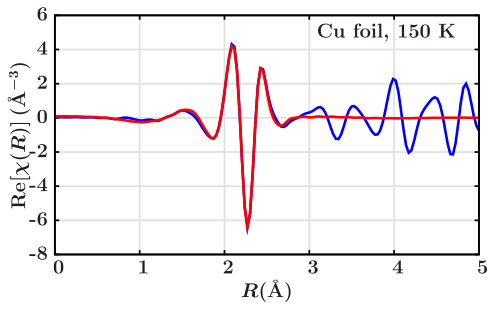

Source code (gnuplot):
load 'base_real.gp'

set label 1 ' Cu foil, 150 K ' at 3,5

plot "fit_150.dat" u 1:4 w  l ls 1 \
 ,   "fit_150.dat" u 1:5 w  l ls 2
